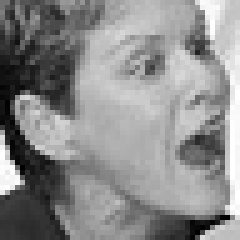
#> input picture UNIDAD4/Tarea_1/train/angry/Training_12045034.jpg, 48 x 48 px (shown 5 times larger); its folder holds only this picture in this run
$ python app.py
#> lines starting #> are read from the running program, lines starting #| are printed output that depends on the picture
import cv2
import os
import numpy as np
from tqdm import tqdm

# Parámetros
IMG_SIZE = 48
input_folder = 'train'
output_folder = 'augmented'

# Aumentar o disminuir brillo
def adjust_brightness(img, value):
    hsv = cv2.cvtColor(img, cv2.COLOR_GRAY2BGR)
    hsv = cv2.cvtColor(hsv, cv2.COLOR_BGR2HSV)
    h, s, v = cv2.split(hsv)
    v = cv2.add(v, value)
    final_hsv = cv2.merge((h, s, v))
    img_bright = cv2.cvtColor(final_hsv, cv2.COLOR_HSV2BGR)
    return cv2.cvtColor(img_bright, cv2.COLOR_BGR2GRAY)

# Rotar imagen
def rotate_image(img, angle):
    center = (IMG_SIZE // 2, IMG_SIZE // 2)
    M = cv2.getRotationMatrix2D(center, angle, 1.0)
    return cv2.warpAffine(img, M, (IMG_SIZE, IMG_SIZE))

# Escalar imagen (zoom)
def scale_image(img, scale):
    h, w = img.shape[:2]
    new_h, new_w = int(h * scale), int(w * scale)
    resized = cv2.resize(img, (new_w, new_h))

    if scale > 1.0:
        # Recortar centro si imagen es más grande
        start_h = (new_h - h) // 2
        start_w = (new_w - w) // 2
        return resized[start_h:start_h+h, start_w:start_w+w]
    else:
        # Poner imagen pequeña al centro
        output = np.zeros((h, w), dtype=np.uint8)
        start_h = (h - new_h) // 2
        start_w = (w - new_w) // 2
        output[start_h:start_h+new_h, start_w:start_w+new_w] = resized
        return output

# Aumentación
def augment_and_save(img, label, filename):
    base_path = os.path.join(output_folder, label)
    os.makedirs(base_path, exist_ok=True)
    name = os.path.splitext(filename)[0]

    # Brillo
    brightness_levels = [-80, -50, -20, 0, 20, 50, 80]
    for i, b in enumerate(brightness_levels):
        bright_img = adjust_brightness(img, b) if b != 0 else img
        cv2.imwrite(os.path.join(base_path, f'{name}_bright_{b}.jpg'), bright_img)

    # Rotaciones
    angles = [-45, -30, -15, 0, 15, 30, 45]
    for a in angles:
        rot_img = rotate_image(img, a) if a != 0 else img
        cv2.imwrite(os.path.join(base_path, f'{name}_rot_{a}.jpg'), rot_img)

    # Escalado
    scales = [0.5, 0.7, 0.9, 1.0, 1.1, 1.3, 1.5]
    for s in scales:
        scaled_img = scale_image(img, s) if s != 1.0 else img
        cv2.imwrite(os.path.join(base_path, f'{name}_scale_{s:.1f}.jpg'), scaled_img)

# ----- RECORRER TODAS LAS EMOCIONES -----

for emotion in os.listdir(input_folder):
    emotion_path = os.path.join(input_folder, emotion)
    if not os.path.isdir(emotion_path):
        continue

    for file in tqdm(os.listdir(emotion_path), desc=f'Procesando {emotion}'):
        file_path = os.path.join(emotion_path, file)
        img = cv2.imread(file_path, cv2.IMREAD_GRAYSCALE)
#> img is the input picture: shape (48, 48); min 0, max 255, mean 139.4
        if img is None:
            continue

        if img.shape[:2] != (IMG_SIZE, IMG_SIZE):
            img = cv2.resize(img, (IMG_SIZE, IMG_SIZE))

        augment_and_save(img, emotion, file)
#> the loop in augment_and_save, `for i, b in enumerate(brightness_levels):` made 7 passes
#> pass 1, in adjust_brightness, `v = cv2.add(v, value)`:
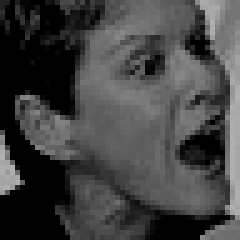
#> v: shape (48, 48) (shown 5 times larger); min 0, max 175, mean 66.6
#> the loop in augment_and_save, `for a in angles:` made 7 passes
#> M in rotate_image on passes 1, 2, 3, 5, 6, 7: [[0.707, -0.707, 24], [0.707, 0.707, -9.94]], [[0.866, -0.5, 15.22], [0.5, 0.866, -8.78]], [[0.966, -0.259, 7.03], [0.259, 0.966, -5.39]], [[0.966, 0.259, -5.39], [-0.259, 0.966, 7.03]], [[0.866, 0.5, -8.78], [-0.5, 0.866, 15.22]], [[0.707, 0.707, -9.94], [-0.707, 0.707, 24]]
#> pass 1, in augment_and_save, `rot_img = rotate_image(img, a) if a != 0 else img`:
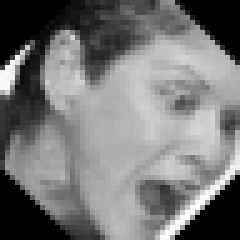
#> rot_img: shape (48, 48) (shown 5 times larger); min 0, max 252, mean 117.9
#> pass 2, in augment_and_save, `rot_img = rotate_image(img, a) if a != 0 else img`:
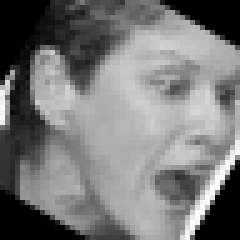
#> rot_img: shape (48, 48) (shown 5 times larger); min 0, max 255, mean 119.3
#> pass 3, in augment_and_save, `rot_img = rotate_image(img, a) if a != 0 else img`:
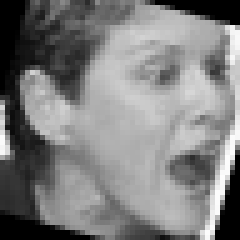
#> rot_img: shape (48, 48) (shown 5 times larger); min 0, max 253, mean 125.8
#> the loop in augment_and_save, `for s in scales:` made 7 passes
#> pass 1, in scale_image, `resized = cv2.resize(img, (new_w, new_h))`:
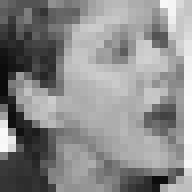
#> resized: shape (24, 24) (shown 8 times larger); min 11, max 252, mean 139.5
#> pass 1, in augment_and_save, `scaled_img = scale_image(img, s) if s != 1.0 else img`:
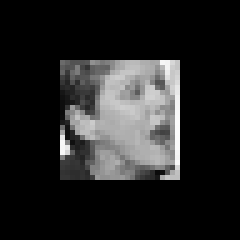
#> scaled_img: shape (48, 48) (shown 5 times larger); min 0, max 252, mean 34.9
#> pass 2, in augment_and_save, `scaled_img = scale_image(img, s) if s != 1.0 else img`:
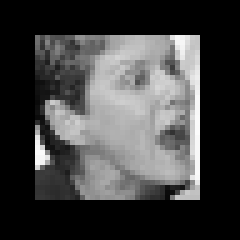
#> scaled_img: shape (48, 48) (shown 5 times larger); min 0, max 252, mean 65.8
#> pass 2 of the loop `for emotion in os.listdir(input_folder):`:
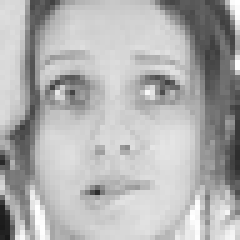
#> input picture UNIDAD4/Tarea_1/train/fear/Training_11258985.jpg, 48 x 48 px (shown 5 times larger)
#> img is the input picture: shape (48, 48); min 26, max 255, mean 176.9
#> the loop in augment_and_save (call 2), `for a in angles:` made 7 passes
#> pass 1, in augment_and_save (call 2), `rot_img = rotate_image(img, a) if a != 0 else img`:
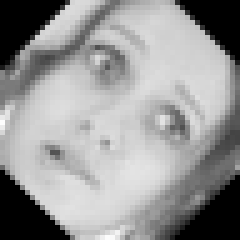
#> rot_img: shape (48, 48) (shown 5 times larger); min 0, max 253, mean 149.9
#> the loop in augment_and_save (call 2), `for s in scales:` made 7 passes
#> pass 2, in augment_and_save (call 2), `scaled_img = scale_image(img, s) if s != 1.0 else img`:
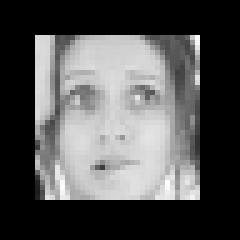
#> scaled_img: shape (48, 48) (shown 5 times larger); min 0, max 253, mean 83.4
